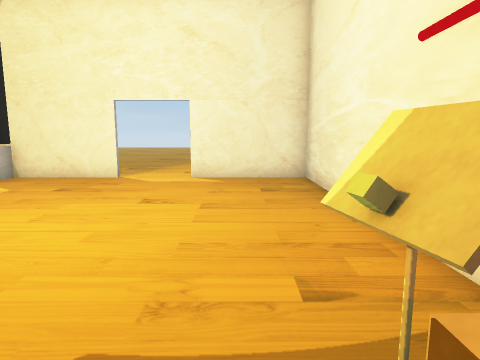
[1] (above)

12 first-person views from a walk through a scene from a Unity 3-D project. The camera is 1.3 m above the floor, tilts 8° down and sees 75° across. The floor is counted in squares, 1 m on a side. Each view is taken from the middle of a square. On the plan, view 1 faces up. The plan holds only what a view shows up to about 14 squares ahead; the rest is blank. The place goes on beyond the plan. The player is left out. Some surface patterns are stand-ins.

[2]
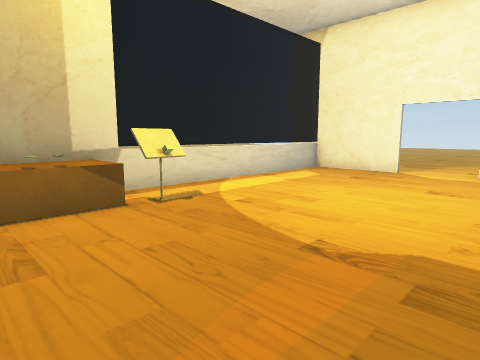

[3]
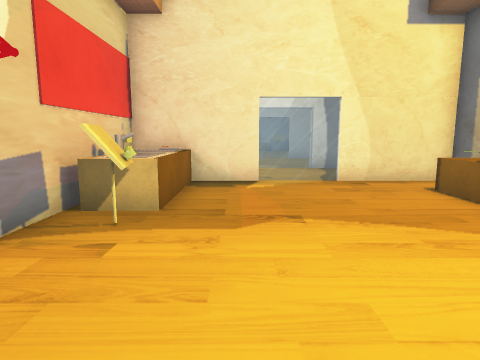

[4]
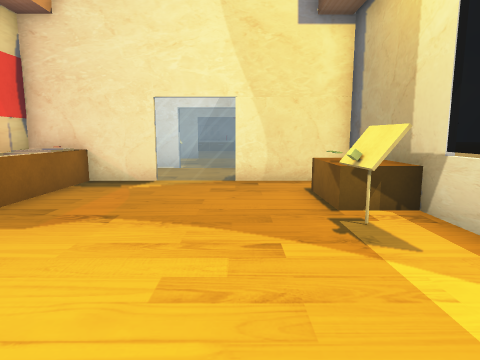

[5]
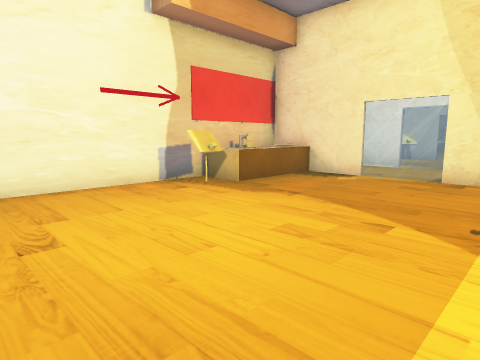

[6]
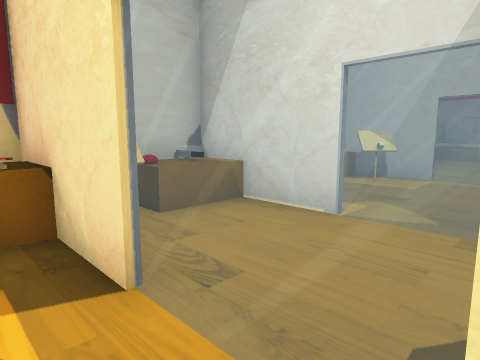

[7]
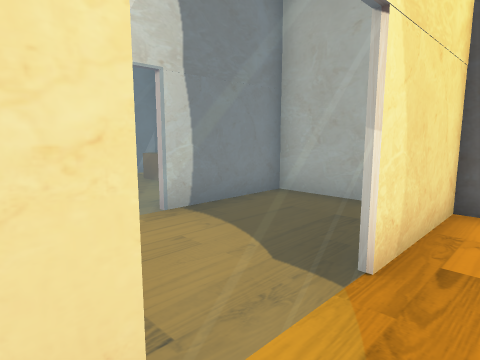

[8]
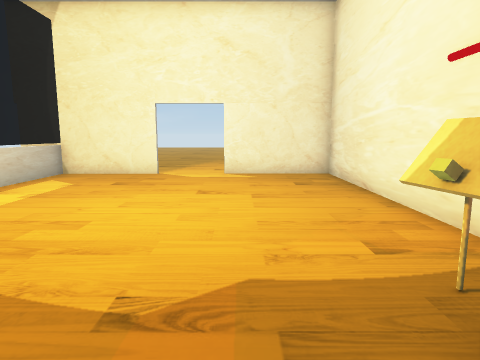

[9]
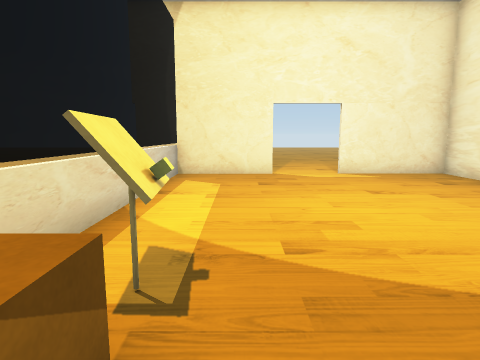

[10]
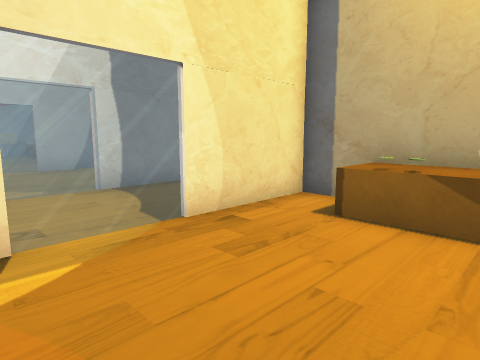

[11]
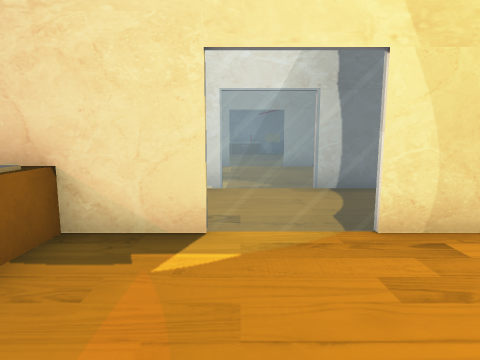

[12]
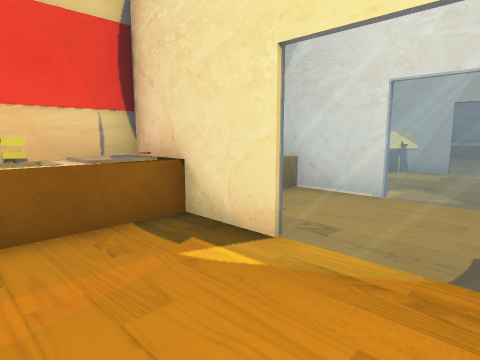

### Floor plan
Points are (right, up) in squares from view 1. A wall is a line through its corners. A room is listed if a view was taken in it or the views show most of it. See-through windows are left out.
Room 1 (views 1, 2, 3, 4, 5, 6, 7, 8, 9, 10, 11, 12)
walls: (-5.7, 1.6) (-5.6, 1) (-6.1, 1); (-5.9, 1.6) (-5.9, 0.9); (0.7, 1.3) (0.5, 1.9) (1, 2); (0.9, 1.3) (0.7, 2.1); (1.1, 1.4) (1, 2.1); (-7.2, -1.4) (-7.2, -3.1) (-3.8, -3.1); (-1.6, -3.1) (0.6, -3.1); (-3.8, 9.8) (-6.9, 9.8); (2.1, -3.1) (2.1, 9.8) (-1.6, 9.8); (-7.2, 9.9) (-7.2, 0.4)
ways out: opening at (-2.5, 10)
objects: other object (-7, -1) to (-6, 0); other object (-6, 2); other object (1, -3) to (1, -2); other object (1, -1); other object (1, 0); other object (1, 1)
Room 2 (no view inside)
walls: (-1.6, -6.8) (2.1, -6.8); (0.6, -3.1) (2.1, -3.1); (-7.2, -4.6) (-7.2, -6.8) (-3.9, -6.8)
objects: other object (1, -6) to (2, -5)

Where each view was taken, in squares from view 1:
view 1: 0 up, 0 right, facing up
view 2: 2 down, 0 right, facing up-left
view 3: 6 up, 1 left, facing down
view 4: 6 up, 4 left, facing down
view 5: 7 up, 6 left, facing down-right
view 6: 2 down, 4 left, facing down-right
view 7: 2 down, 1 left, facing down-left
view 8: 1 down, 1 left, facing up
view 9: 1 down, 5 left, facing up
view 10: 1 up, 1 left, facing down-left
view 11: 1 up, 2 left, facing down
view 12: 0 up, 4 left, facing down-right
